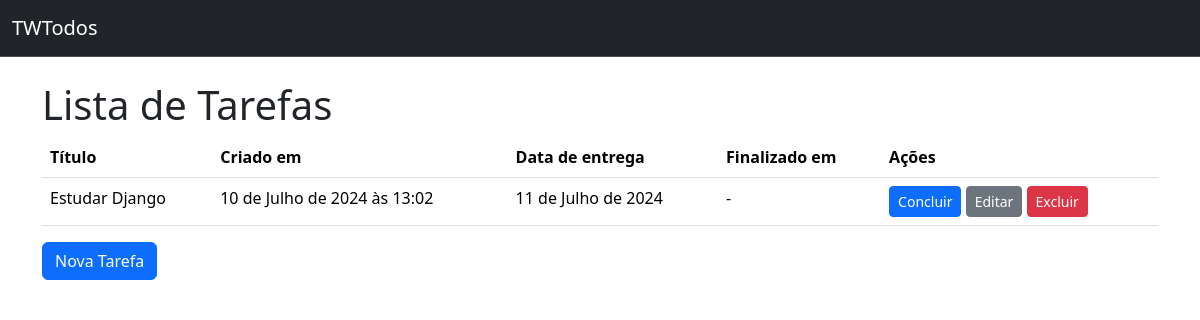
/, run on an earlier commit of the app's database.
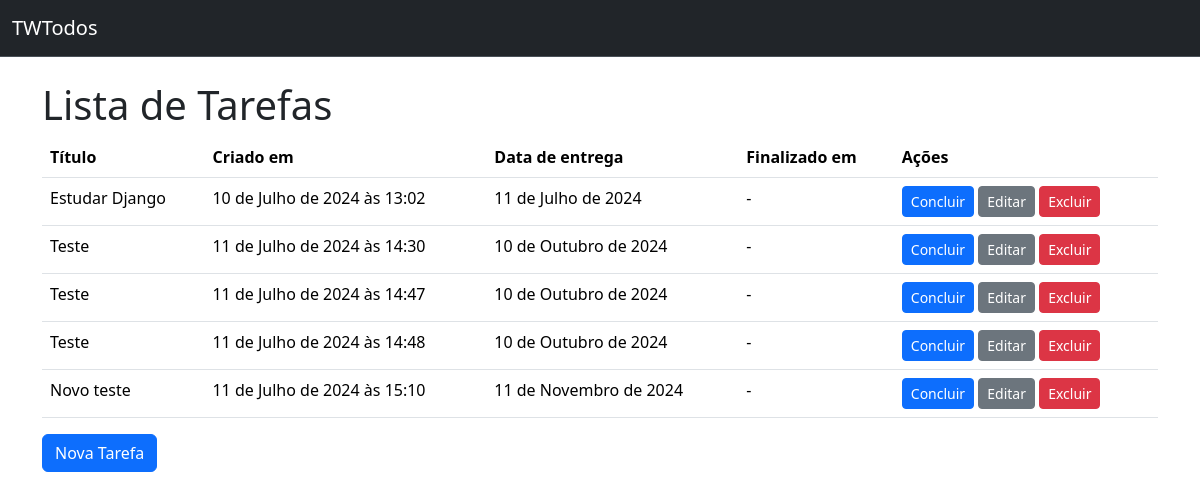
And on a later commit of the database.
### todos/models.py (models this page shows, shortened)
class Todo(models.Model):
    title = models.CharField(verbose_name="Título", max_length=100, null=False, blank=False)
    created_at = models.DateTimeField(auto_now_add=True, null=False, blank=False)
    deadline = models.DateField(verbose_name="Data de entrega", null=False, blank=False)
    finished_at = models.DateField(null=True)
    class Meta:
        ordering = ["deadline"]

### todos/views.py (the view)
# urls.py: path("", TodoListView.as_view(), name="todo_list"),
class TodoListView(ListView):
    model = Todo

### todos/templates/todos/todo_list.html (shortened to what this page needs)
{% extends "base.html" %}
{% block content %}
    <h1>Lista de Tarefas</h1>
    {% if todo_list %}
        <table class="table">
            <thead>
                <tr>
                    <th scope="col">Título</th>
                    <th scope="col">Criado em</th>
                    <th scope="col">Data de entrega</th>
                    <th scope="col">Finalizado em</th>
                    <th scope="col">Ações</th>
                </tr>
            </thead>
            <tbody>
                {% for todo in todo_list %}
                    <tr>
                        <td>{{ todo.title }}</td>
                        <td>{{ todo.created_at }}</td>
                        <td>{{ todo.deadline|default:"-" }}</td>
                        <td>{{ todo.finished_at|default:"-" }}</td>
                        <td>
                            <a href="{% url "todo_complete" pk=todo.pk %}" class="btn btn-primary btn-sm {% if todo.finished_at %}disabled{% endif %}">Concluir</a>
                            <a href="{% url "todo_update" pk=todo.pk %}" class="btn btn-secondary btn-sm {% if todo.finished_at %}disabled{% endif %}">Editar</a>
                            <a href="{% url "todo_delete" pk=todo.pk %}" class="btn btn-danger btn-sm">Excluir</a>
                        </td>
                    </tr>
                {% endfor %}
            </tbody>
        </table>
    {% else %}
        <p>Não há tarefas cadastradas</p>
    {% endif %}
    <a href="{% url 'todo_create' %}" class="btn btn-primary">Nova Tarefa</a>
{% endblock content %}

What changed in the data, as far as the page shows it:
added Todo: title "Teste", created_at "11 de Julho de 2024 às 14:30", deadline "10 de Outubro de 2024", finished_at "-"
added Todo: title "Teste", created_at "11 de Julho de 2024 às 14:47", deadline "10 de Outubro de 2024", finished_at "-"
added Todo: title "Teste", created_at "11 de Julho de 2024 às 14:48", deadline "10 de Outubro de 2024", finished_at "-"
added Todo: title "Novo teste", created_at "11 de Julho de 2024 às 15:10", deadline "11 de Novembro de 2024", finished_at "-"
